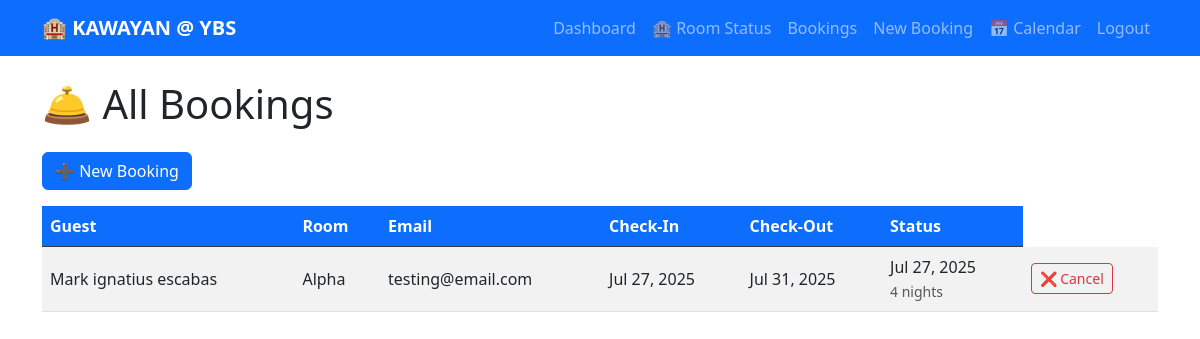
The page /bookings (signed in) on the database its author committed.
### app/models.py (models this page shows, shortened)
class Booking(db.Model):
    id = db.Column(db.Integer, primary_key=True)
    guest_name = db.Column(db.String(150), nullable=False)
    guest_email = db.Column(db.String(120))
    room_id = db.Column(db.Integer, db.ForeignKey('room.id'), nullable=False)
    user_id = db.Column(db.Integer, db.ForeignKey('user.id'))
    check_in = db.Column(db.Date, nullable=False)
    check_out = db.Column(db.Date, nullable=False)
    booking_date = db.Column(db.Date, default=date.today)
    notes = db.Column(db.Text, nullable=True)
    room = db.relationship('Room', backref='bookings')
    user = db.relationship('User', backref='bookings')
    special_requests = db.Column(db.Text)  # e.g., "Late check-in"
    needs_cleaning = db.Column(db.Boolean, default=False)
    needs_linens_change = db.Column(db.Boolean, default=False)

class Room(db.Model):
    id = db.Column(db.Integer, primary_key=True)
    room_number = db.Column(db.String(10), unique=True, nullable=False)
    room_type = db.Column(db.String(50), nullable=False)
    price = db.Column(db.Float, nullable=False)
    description = db.Column(db.Text)
    status = db.Column(db.String(20), default='Available')

### app/routes.py (the view)
@bp.route('/bookings')
@login_required
def bookings():
    all_bookings = Booking.query.all()
    return render_template('bookings.html', bookings=all_bookings)

### app/__init__.py (called while the page is built)
@login_manager.user_loader
def load_user(user_id):
    from app.models import User
    return User.query.get(int(user_id))

### app/templates/bookings.html (shortened to what this page needs)
{% extends "base.html" %}
{% block content %}
<h1 class="mb-4">🛎️ All Bookings</h1>
<a href="{{ url_for('routes.book') }}" class="btn btn-primary mb-3">➕ New Booking</a>
{% if bookings %}
<table class="table table-striped table-hover">
  <thead class="table-dark">
    <tr>
      <th>Guest</th>
      <th>Room</th>
      <th>Email</th>
      <th>Check-In</th>
      <th>Check-Out</th>
      <th>Status</th>
    </tr>
  </thead>
  <tbody>
  {% for b in bookings %}
  <tr>
    <td>{{ b.guest_name }}</td>
    <td>{{ b.room.room_number }}</td>
    <td>{{ b.guest_email }}</td>
    <td>{{ b.check_in.strftime('%b %d, %Y') }}</td>
    <td>{{ b.check_out.strftime('%b %d, %Y') }}</td>
    <td>
        {{ b.check_in.strftime('%b %d, %Y') }}
        {% set nights = (b.check_out - b.check_in).days %}
        <br><small class="text-muted">{{ nights }} night{{ 's' if nights != 1 else '' }}</small>
    </td>
    <td>
      <form method="POST" action="{{ url_for('routes.cancel_booking', booking_id=b.id) }}" style="display:inline;">
        <button type="submit" class="btn btn-sm btn-outline-danger" onclick="return confirm('Cancel this booking?')">
            ❌ Cancel
        </button>
        </form>
    </td>
  </tr>
  {% endfor %}
</tbody>
</table>
{% else %}
<p class="text-muted">No bookings yet.</p>
{% endif %}
{% endblock %}

### app/templates/base.html (style rules this page uses)
.table th, .table td { vertical-align: middle; padding: 0.5rem; }
.table th { background-color: #0d6efd; color: white; }

### rows shown on the page
Booking: guest_name "Mark ignatius escabas", room.room_number "Alpha", guest_email "testing@email.com", check_in "Jul 27, 2025", check_out "Jul 31, 2025", nights "4", value "s"
